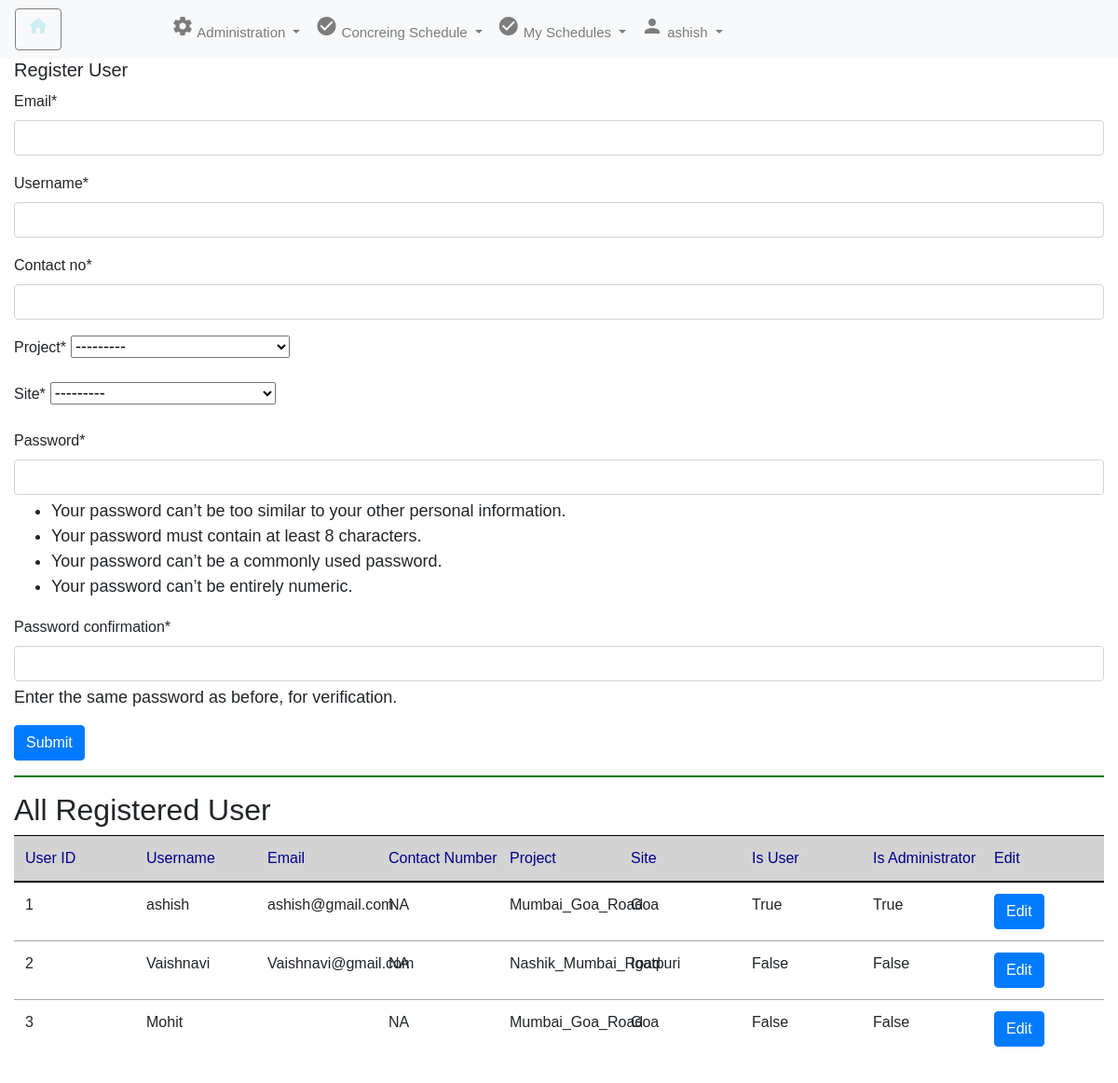
/registeruser/ (signed in), run on the app's committed database.
### curingapp/models.py (models this page shows, shortened)
class CustomUser(AbstractUser):
     User_ID = models.AutoField(primary_key=True)
     username = models.CharField(max_length=100,unique=True)
     Email=models.CharField(max_length=50)
     Contact_no= models.CharField(max_length=15)
     Project=models.ForeignKey(Project_Master, on_delete=models.CASCADE)
     Site=models.ForeignKey(Site_Master, on_delete=models.CASCADE)
     is_user = models.BooleanField(default=False)
     is_Administrator = models.BooleanField(default=False)

class Project_Master(models.Model):
    Project_ID = models.AutoField(primary_key=True)
    Project_Name = models.CharField(max_length=100)
    def __str__(self):
        return self.Project_Name

class Site_Master(models.Model):
    Site_ID = models.AutoField(primary_key=True)
    Site_Name = models.CharField(max_length=100)
    Project = models.ForeignKey(Project_Master, on_delete=models.CASCADE)
    def __str__(self):
        return self.Site_Name

### curingapp/views.py (the view)
# urls.py: path('registeruser/',views.register_user,name='register_user'),
def register_user(request):
    custom_users=CustomUser.objects.all()
    if request.method == 'POST':
        form = RegisterUserForm(request.POST)
        if form.is_valid():
            variable = form.save(commit=False)
            variable.save()
            messages.info(request,'Your Account has been Successfully Register...! Please Login')
            return redirect('loginuser')
        else:
            messages.warning(request,'Something went wrong..! Please check form input ')
            return redirect('register_user')
    else:
        form = RegisterUserForm()
    variables = { 'page_title': 'Ashoka Buildcon Limited',
                'username': request.user.get_full_name(),
                'isActive' : request.user.is_authenticated,
                'isSuperUser' : request.user.is_superuser,
                'app_title':'Document Inbox',
                'isForm' : True,
                'isHomePage' : True,
                'form':form,
                'custom_users':custom_users,
            }
    return render(request,'curingapp/register_user.html',variables)

### curingapp/forms.py
class RegisterUserForm(UserCreationForm):
    class Meta:
        model = CustomUser
        fields = ['Email', 'username', 'Contact_no', 'Project', 'Site', 'password1', 'password2']

### curingapp/templates/curingapp/register_user.html (shortened to what this page needs)
{% extends 'curingapp/base.html' %}
{% load crispy_forms_tags %}
{% block formcontent %}
<h5>Register User </h5>
<form method="POST">
  <div>
    <div>
      {{ form | crispy }}
    </div>
  </div>
  <button class="btn btn-primary">Submit</button>
</form>
<hr>
<h2>All Registered User</h2>
<table class="table">
  <thead>
      <tr>
          <th>User ID</th>
          <th>Username</th>
          <th>Email</th>
          <th>Contact Number</th>
          <th>Project</th>
          <th>Site</th>
          <th>Is User</th>
          <th>Is Administrator</th>
          <th>Edit</th>
      </tr>
  </thead>
  <tbody>
      {% for user in custom_users %}
      <tr>
          <td>{{ user.User_ID }}</td>
          <td>{{ user.username }}</td>
          <td>{{ user.Email }}</td>
          <td>{{ user.Contact_no }}</td>
          <td>{{ user.Project }}</td>
          <td>{{ user.Site }}</td>
          <td>{{ user.is_user }}</td>
          <td>{{ user.is_Administrator }}</td>
          <td><a class="btn btn-primary" href="{% url 'edit_user' user.User_ID %}">Edit</a></td>
      </tr>
      {% endfor %}
  </tbody>
</table>
{% endblock%}

### curingapp/templates/curingapp/base.html (shortened to what this page needs)
{% load static %}
<!DOCTYPE html>
<html>
<head>
    <link rel="stylesheet" href="https://maxcdn.bootstrapcdn.com/bootstrap/4.5.2/css/bootstrap.min.css">
    <link rel="stylesheet" href="{% static 'curingapp/css/styles.css' %}" type="text/css">
    <link rel="stylesheet" href="{% static 'curingapp/css/custom.css' %}" type="text/css">
</head>
<body>
    {% if isActive %}
    <nav class="navbar navbar-expand-md navbar-light bg-light">
        <div class="float-right" id="usercmds">
            <a class="btn glyphicon glyphicon-home" href="{% url 'home' %}" title="Home">
                <i class="material-icons">home</i> </a>
        </div>
        <div class="collapse navbar-collapse" id="collapse_target">
            <ul class="navbar-nav">
                <li class="nav-item dropdown">
                    <a class="nav-link dropdown-toggle" data-toggle="dropdown" dropdown_target="dropdown_target"
                        href="#">
                        <i class="material-icons">settings</i> Administration
                    </a>
                </li>
                <li class="nav-item dropdown">
                    <a class="nav-link dropdown-toggle" data-toggle="dropdown" dropdown_target="dropdown_target"
                        href="#">
                        <i class="material-icons">check_circle</i> Concreing Schedule
                    </a>
                </li>
                <li class="nav-item dropdown">
                    <a class="nav-link dropdown-toggle" data-toggle="dropdown" dropdown_target="dropdown_target"
                        href="#">
                        <i class="material-icons">check_circle</i> My Schedules
                    </a>
                </li>
                <ul class="navbar-nav ml-auto">
                    <li class="nav-item dropdown">
                        <a class="nav-link dropdown-toggle" data-toggle="dropdown" dropdown_target="dropdown_target"
                            href="#">
                            <i class="material-icons">person</i>
                            {{request.user.username}}
                        </a>
                    </li>
                </ul>
        </div>
    </nav>
    <div class="shadow-lg container-fluid">
        {% block formcontent %}
        {% endblock %}
        <br>
    </div>
    {% else %}
    {% block content %}
    {% endblock %}
    {% endif %}
</body>
</html>

### curingapp/static/checkapp/css/styles.css (style rules this page uses)
#usercmds a { border: thin gray solid; font-size: 15px; color: #cdeef1; float: right; }
.navbar-nav { font-size: 15px; }
table { width: 100%; table-layout: fixed; }
th, td { word-wrap: break-word; max-width: 200px; }

### curingapp/static/checkapp/css/custom.css (style rules this page uses)
table { width: 100%; table-layout: fixed; }
th, td { word-wrap: break-word; max-width: 200px; }

### curingapp/templates/curingapp/base.html (style rules this page uses)
th { white-space: nowrap; text-align: left; background-color: lightgray; font-size: medium; font-weight: normal; border-color: black !important; color: darkblue !important; }
td { white-space: nowrap; text-align: left; font-size: medium; font-weight: lighter; border-color: darkgray !important; }
input { font-size: medium !important; }
button { font-size: medium !important; }
label { font-size: medium !important; }
#usercmds a { border: thin gray solid; font-size: 15px; color: #cdeef1; float: right; }
.navbar-nav { font-size: 15px; }
table { width: 100%; table-layout: fixed; }
th, td { word-wrap: break-word; max-width: 200px; }
hr { height: 1px; background-color: green; }
body { font-family: Arial, sans-serif; font-size: 18px; }

### data on the page
CustomUser: user.username "ashish", User_ID "1", username "ashish", Email "ashish@gmail.com", Contact_no "NA", Project "Mumbai_Goa_Road", Site "Goa", is_user "True", is_Administrator "True"
CustomUser: User_ID "2", username "Vaishnavi", Email "Vaishnavi@gmail.com", Contact_no "NA", Project "Nashik_Mumbai_Road", Site "Igatpuri", is_user "False", is_Administrator "False"
CustomUser: User_ID "3", username "Mohit", Contact_no "NA", Project "Mumbai_Goa_Road", Site "Goa", is_user "False", is_Administrator "False"
